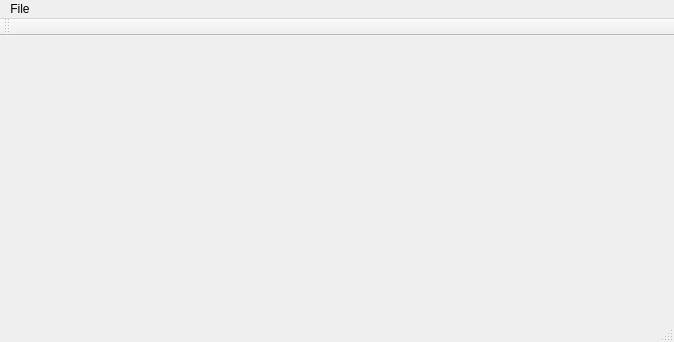
<?xml version="1.0" encoding="UTF-8"?>
<ui version="4.0">
 <class>MainWindow</class>
 <widget class="QMainWindow" name="MainWindow">
  <property name="geometry">
   <rect>
    <x>0</x>
    <y>0</y>
    <width>674</width>
    <height>342</height>
   </rect>
  </property>
  <property name="windowTitle">
   <string>MainWindow</string>
  </property>
  <widget class="QWidget" name="centralWidget"/>
  <widget class="QMenuBar" name="menuBar">
   <property name="geometry">
    <rect>
     <x>0</x>
     <y>0</y>
     <width>674</width>
     <height>20</height>
    </rect>
   </property>
   <widget class="QMenu" name="menuFile">
    <property name="title">
     <string>File</string>
    </property>
   </widget>
   <addaction name="menuFile"/>
  </widget>
  <widget class="QToolBar" name="mainToolBar">
   <attribute name="toolBarArea">
    <enum>TopToolBarArea</enum>
   </attribute>
   <attribute name="toolBarBreak">
    <bool>false</bool>
   </attribute>
  </widget>
  <widget class="QStatusBar" name="statusBar"/>
 </widget>
 <layoutdefault spacing="6" margin="11"/>
 <resources/>
 <connections/>
</ui>
